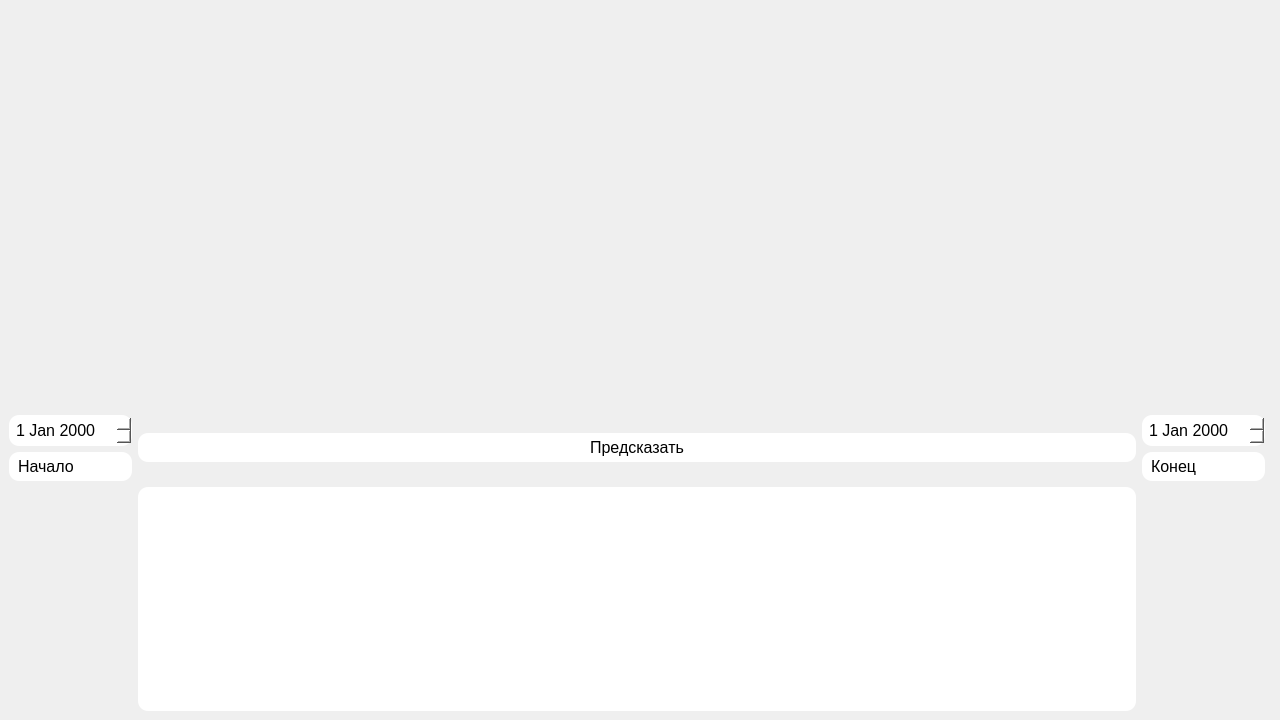
<?xml version="1.0" encoding="UTF-8"?>
<ui version="4.0">
 <class>MainWindow</class>
 <widget class="QMainWindow" name="MainWindow">
  <property name="geometry">
   <rect>
    <x>0</x>
    <y>0</y>
    <width>1280</width>
    <height>720</height>
   </rect>
  </property>
  <property name="windowTitle">
   <string>MainWindow</string>
  </property>
  <property name="styleSheet">
   <string notr="true">background: qlineargradient(
                spread:pad, x1:0, y1:0, x2:1, y2:1,
                stop:0 rgba(85, 0, 255, 255),
                stop:1 rgba(170, 85, 255, 255)
            );</string>
  </property>
  <widget class="QWidget" name="centralwidget">
   <property name="styleSheet">
    <string notr="true">QWidget {
            color: white;
            font-size: 12pt;
        }</string>
   </property>
   <layout class="QGridLayout" name="gridLayout">
    <item row="0" column="0" colspan="4">
     <widget class="QWidget" name="plotWidget" native="true">
      <property name="minimumSize">
       <size>
        <width>1200</width>
        <height>400</height>
       </size>
      </property>
     </widget>
    </item>
    <item row="2" column="1">
     <widget class="QTableWidget" name="waterLevel">
      <property name="styleSheet">
       <string notr="true">background-color: white;
            color: black;
            border-radius: 10px;
            padding: 5px;</string>
      </property>
     </widget>
    </item>
    <item row="1" column="0">
     <layout class="QVBoxLayout" name="verticalLayout">
      <item>
       <widget class="QDateEdit" name="dateFrom">
        <property name="styleSheet">
         <string notr="true">background-color: white;
            color: black;
            border-radius: 10px;
            padding: 5px;</string>
        </property>
       </widget>
      </item>
      <item>
       <widget class="QLabel" name="label">
        <property name="styleSheet">
         <string notr="true">background-color: white;
            color: black;
            border-radius: 10px;
            padding: 5px;</string>
        </property>
        <property name="text">
         <string>Начало</string>
        </property>
       </widget>
      </item>
     </layout>
    </item>
    <item row="1" column="1">
     <widget class="QPushButton" name="generate">
      <property name="minimumSize">
       <size>
        <width>0</width>
        <height>0</height>
       </size>
      </property>
      <property name="styleSheet">
       <string notr="true">background-color: white;
            color: black;
            border-radius: 10px;
            padding: 5px;</string>
      </property>
      <property name="text">
       <string>Предсказать</string>
      </property>
     </widget>
    </item>
    <item row="1" column="2">
     <layout class="QVBoxLayout" name="verticalLayout_2">
      <item>
       <widget class="QDateEdit" name="dateTo">
        <property name="styleSheet">
         <string notr="true">background-color: white;
            color: black;
            border-radius: 10px;
            padding: 5px;</string>
        </property>
       </widget>
      </item>
      <item>
       <widget class="QLabel" name="label_2">
        <property name="styleSheet">
         <string notr="true">background-color: white;
            color: black;
            border-radius: 10px;
            padding: 5px;</string>
        </property>
        <property name="text">
         <string>Конец</string>
        </property>
       </widget>
      </item>
     </layout>
    </item>
   </layout>
  </widget>
 </widget>
 <resources/>
 <connections/>
</ui>
